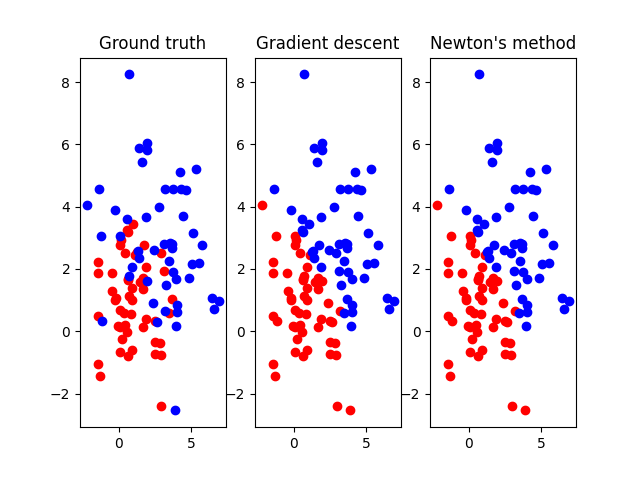

The Python source for this figure:
import numpy as np
import matplotlib.pyplot as plt

def univariate_gaussian_data_generator(m, s):
    # m = mean, s = variance
    # Box-Muller transform: Z = {[-2 * ln(U)] ** 1/2} * cos(2π * V)
    U = np.random.uniform(0, 1)
    V = np.random.uniform(0, 1)
    Z = np.sqrt(-2.0 * np.log(U)) * np.cos(2.0 * np.pi * V)

    return m + Z * np.sqrt(s)

def draw(D, weights, labels, axs, title):
    predicted_0 = []
    predicted_1 = []
    tp, tn, fp, fn = 0, 0, 0, 0
    for i in range(D.shape[0]):
        z = D[i] @ weights
        prediction = 1 / (1 + np.exp(-z))
        if prediction < 0.5:
            predicted_0.append(D[i, 1:])
            if labels[i] == 0:
                tp += 1
            else:
                fp += 1
        else:
            predicted_1.append(D[i, 1:])
            if labels[i] == 1:
                tn += 1
            else:
                fn += 1
    axs.plot(np.array(predicted_0)[:, 0], np.array(predicted_0)[:, 1], 'ro')
    axs.plot(np.array(predicted_1)[:, 0], np.array(predicted_1)[:, 1], 'bo')
    axs.set_title(title)

    # Print results
    if title == 'Gradient descent':
        print('Gradient descent:')
    else:
        print('Newton\'s method:')    
    print()
    print('w:')
    print(weights)
    print()
    print('Confusion Matrix:')
    print('\t\t\tPredict cluster 1\tPredict cluster 2')
    print(f'Is cluster 1\t\t\t{tp}\t\t\t{fn}')
    print(f'Is cluster 2\t\t\t{fp}\t\t\t{tn}')
    print()
    print('Sensitivity (Successfully predict cluster 1): ', tp / (tp + fn))
    print('Specificity (Successfully predict cluster 2): ', tn / (tn + fp))
    print()


def gradient_descent(D, labels, learning_rate=0.01, epsilon=1e-6, num_iterations=1000):
    m, n = D.shape # m = number of data points * 2, n = number of features(3)
    weights = np.random.rand(n, 1) # shape = (3, 1)

    for _ in range(num_iterations):
        z = D @ weights # shape = (m, 1)
        predictions = 1 / (1 + np.exp(-z)) # shape = (m, 1)
        errors = predictions - labels # shape = (m, 1)
        gradient = D.T @ errors # shape = (n, 1)
        if np.linalg.norm(learning_rate * gradient) < epsilon:
            break
        weights -= learning_rate * gradient

    draw(D, weights, labels, axs[1], title='Gradient descent')

def newtons_method(D, labels, learning_rate=0.01, epsilon=1e-6, num_iterations=1000):
    m, n = D.shape # m = number of data points * 2, n = number of features(3)
    weights = np.random.rand(n, 1) # shape = (3, 1)

    for _ in range(num_iterations):
        DD = np.zeros((m, m))

        for i in range(m):
            temp = (D[i] @ weights)[0] # scalar
            DD[i, i] = (np.exp(-temp) / ((1 + np.exp(-temp)) ** 2))
        
        H = D.T @ DD @ D # Hessian: shape = (n, n)
        
        # calculate gradient (the same as in gradient descent)
        z = D @ weights # shape = (m, 1)
        predictions = 1 / (1 + np.exp(-z)) # shape = (m, 1)
        errors = predictions - labels # shape = (m, 1)
        gradient = D.T @ errors # shape = (n, 1)
        
        if np.linalg.det(H) != 0:
            H_inv = np.linalg.inv(H) # shape = (n, n)
            gradient = H_inv @ gradient # shape = (n, 1)

        if np.linalg.norm(learning_rate * gradient) < epsilon:
            break
        
        weights -= learning_rate * gradient

    draw(D, weights, labels, axs[2], title='Newton\'s method')

if __name__ == '__main__':
    n = 50 # number of data points
    mx1, my1 = 1, 1
    mx2, my2 = 3, 3
    vx1, vy1 = 2, 2
    vx2, vy2 = 4, 4
    fig, axs = plt.subplots(1, 3) # axs[0]: ground truth, axs[1]: gradient descent, axs[2]: Newton's method

    D1_x = [univariate_gaussian_data_generator(mx1, vx1) for _ in range(n)] # shape = (n, )
    D1_y = [univariate_gaussian_data_generator(my1, vy1) for _ in range(n)] # shape = (n, )
    D2_x = [univariate_gaussian_data_generator(mx2, vx2) for _ in range(n)] # shape = (n, )
    D2_y = [univariate_gaussian_data_generator(my2, vy2) for _ in range(n)] # shape = (n, )

    D1 = np.stack((D1_x, D1_y), axis=1) # shape = (n, 2)
    D2 = np.stack((D2_x, D2_y), axis=1) # shape = (n, 2)
    D = np.concatenate((D1, D2), axis=0) # shape = (2n, 2)
    ones = np.ones((2*n, 1)) # shape = (2n, 1)
    D = np.concatenate((ones, D), axis=1) # shape = (2n, 3)
    labels = np.array([0]*n + [1]*n).reshape(2*n, 1) # shape = (2n, 1)

    # Plot ground truth
    axs[0].plot(D1[:, 0], D1[:, 1], 'ro', label='cluster 1')
    axs[0].plot(D2[:, 0], D2[:, 1], 'bo', label='cluster 2')
    axs[0].set_title('Ground truth')

    # Gradient descent
    gradient_descent(D, labels)
    print('----------------------------------------------------------------------')

    # Newton's method
    newtons_method(D, labels)

    fig.savefig('logistic_regression.png')
    

    
    